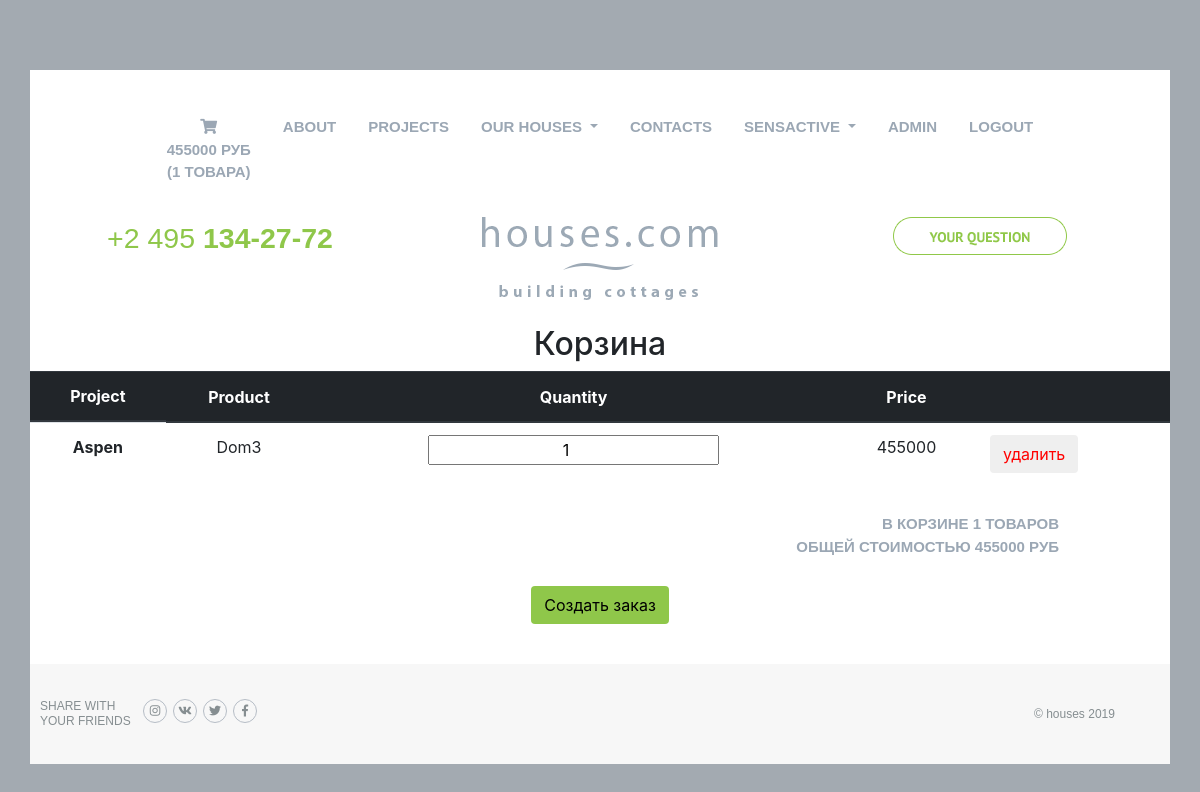
Page /basket/ (signed in) on the earlier database version.
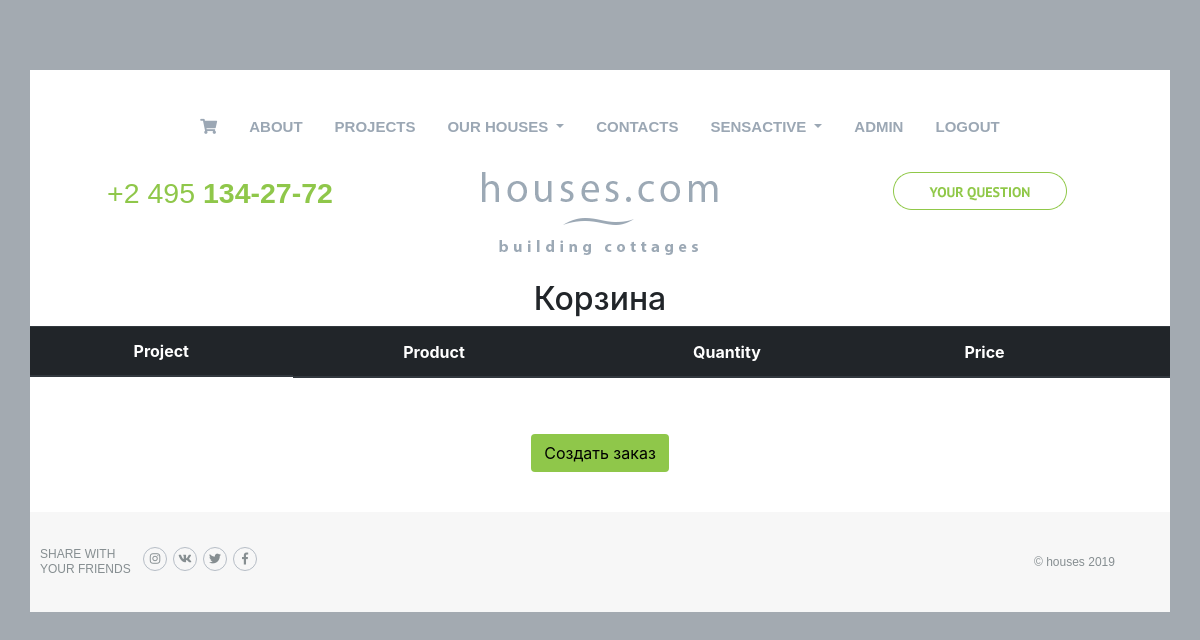
Same page on the later database version.
### basketapp/models.py (models this page shows, shortened)
class Basket(models.Model):
    user = models.ForeignKey(settings.AUTH_USER_MODEL, on_delete=models.CASCADE, related_name='basket')
    product = models.ForeignKey(Product, on_delete=models.CASCADE)
    quantity = models.PositiveIntegerField(verbose_name='количество', default=0)
    add_datetime = models.DateTimeField(verbose_name='время', auto_now_add=True)
    objects = BasketQuerySet.as_manager()
    @cached_property
    def product_cost(self):
        return self.product.price * self.quantity
    @cached_property
    def get_items(self):
        return self.user.basket.select_related()
    @property
    def total_quantity(self):
        _items = self.get_items
        _totalquantity = sum(list(map(lambda x: x.quantity, _items)))
        return _totalquantity
    @property
    def total_cost(self):
        _items = self.get_items
        _totalcost = sum(list(map(lambda x: x.product_cost, _items)))
        return _totalcost
    @cached_property
    def get_summary(self):
        __items = self.get_items
        return {
            'total_quantity': sum(list(map(lambda x: x.quantity, __items))),
            'total_cost': sum(list(map(lambda x: x.product_cost, __items))),
        }

### mainapp/models.py (models this page shows, shortened)
class Product(models.Model):
    name = models.CharField(max_length=32, unique=True, verbose_name='Название продукта')
    info = models.TextField(verbose_name='Описание продукта')
    price = models.PositiveIntegerField(verbose_name='Цена')
    img = models.ImageField(upload_to='products/%Y/%m/%d', verbose_name='Картинка продукта')
    category = models.ForeignKey(Category, on_delete=models.SET_NULL, null=True, blank=True, verbose_name='Проект')
    quantity = models.PositiveIntegerField(verbose_name='Количество на складе', default=0)
    is_active = models.BooleanField(verbose_name='активен', default=True)

class Category(models.Model):
    name = models.CharField(max_length=32, unique=True, verbose_name='Название проекта')
    info = models.TextField(verbose_name='Описание проекта')
    price = models.PositiveIntegerField(verbose_name='Цена от')
    img = models.ImageField(upload_to='categories/%Y/%m/%d', verbose_name='Картинка проекта')
    is_active = models.BooleanField(verbose_name='активна', default=True)

### basketapp/views.py (the view)
# urls.py: path('', basketapp.basket, name='view'),
@login_required
def basket(request):
    basket_items = Basket.objects.filter(user=request.user, product__is_active=True).order_by('product__category')
    content = {
        'basket_items': basket_items,
    }
    return render(request, 'basketapp/basket.html', content)

### mainapp/context_processors.py (called while the page is built)
def basket(request):
    basket = []
    if request.user.is_authenticated:
        basket = Basket.objects.filter(user=request.user)
    return {
        'basket': basket
    }

def get_categories(request):
    categories = get_links_menu() # кэшируем категории
    return {
        'categories': categories
    }

### mainapp/views.py (called while the page is built)
def get_links_menu():
    if settings.LOW_CACHE:
        key = 'links_menu'
        links_menu = cache.get(key)
        if links_menu is None:
            links_menu = Category.objects.filter(is_active=True)
            cache.set(key, links_menu)
        return links_menu
    else:
        return Category.objects.filter(is_active=True)

### basketapp/templates/basketapp/basket.html
{% extends 'mainapp/base.html' %}
{% load static %}
{% block content%}
    <div class="col-12 text-center">
        <h2>Корзина</h2>
    </div>
    {% include 'basketapp/include/inc_quantity.html' %}
    <div class="text-center">
        <button class="btn btn-default btn-round">
            <a class="btnToOrders" href="{% url 'ordersapp:order_create' %}">
                Создать заказ
            </a>
        </button>
    </div>
{% endblock %}

### mainapp/templates/mainapp/include/inc_menu.html (shortened to what this page needs)
<ul class="nav justify-content-center d-none d-lg-flex">
    <li class="nav-item">
        <a class="nav-link text-center" href={% url 'basketapp:view' %}>
            <i class="fas fa-shopping-cart"></i><br>
            {% if basket %}
                <span>
                    {% with basket_summary=basket.0.get_summary %}
                        {{ basket_summary.total_cost|floatformat:0 }} руб <br>
                        ({{ basket_summary.total_quantity }} товара)
                    {% endwith %}
                </span>
            {% endif %}
    </li>
    <li class="nav-item">
        <a class={% if request.resolver_match.url_name == 'main' %} 'nav-link nav-link_active'
        {% else %} nav-link
        {% endif %}
           href={% url 'mainapp:main' %}>About</a>
    </li>
    <li class="nav-item">
        <a class={% if request.resolver_match.url_name == 'projects' %} 'nav-link nav-link_active'
        {% else %} nav-link
        {% endif %}
           href={% url 'mainapp:projects' %}>Projects
    </li>
    <li class="nav-item dropdown">
        <a class="nav-link dropdown-toggle" href="#" id="navbarDropdown" role="button" data-toggle="dropdown" aria-haspopup="true" aria-expanded="false">
            Our houses
        </a>
    </li>
    <li class="nav-item">
        <a class={% if request.resolver_match.url_name == 'contacts' %} 'nav-link nav-link_active'
        {% else %} nav-link
        {% endif %}
           href={% url 'mainapp:contacts' %}>Contacts</a>
    </li>
    {% if user.is_authenticated %}
        <li class="nav-item">
            <div class="dropdown">
                <a class="dropdown-toggle nav-link" href="" data-toggle="dropdown">
                    {{ user.username|default:'User' }}
                </a>
            </div>
        </li>
    {% endif %}
    {% if user.is_superuser %}
        <li class="nav-item">
            <a class={% if request.resolver_match.app_name == 'adminapp' %} 'nav-link nav-link_active'
            {% else %} nav-link
            {% endif %} href="{% url 'adminapp:users' %}">admin</a>
        </li>
    {% endif %}
    <li class="nav-item">
        {% if user.is_authenticated %}
            <a class="nav-link" href="{% url 'authapp:logout' %}">logout</a>
        {% else %}
            <a class="nav-link" href="{% url 'authapp:login' %}">login</a>
        {% endif %}
    </li>
</ul>

### basketapp/templates/basketapp/include/inc_quantity.html (shortened to what this page needs)
{% load static %}
{% block quantity %}
    <div class="counter">
        <table class="table">
            <thead class="thead-dark">
            <tr class="text-center">
                <th scope="col" class="d-none d-sm-block">Project</th>
                <th scope="col">Product</th>
                <th scope="col">Quantity</th>
                <th scope="col">Price</th>
                <th scope="col"></th>
            </tr>
            </thead>
            <tbody>
            {% for item in basket_items %}
                <tr class="text-center">
                    <th class="d-none d-sm-block">{{ item.product.category.name }}</th>
                    <td>{{ item.product.name }}</td>
                    <td>
                        <div class="text-center">
                            <input class="text-center col-7" type="number" name="{{ item.pk }}" value="{{ item.quantity }}">
                        </div>
                    </td>
                    <td>{{ item.product_cost }}</td>
                    <td>
                        <button class="btn btn-round removeBtn d-none d-sm-flex">
                            <a href="{% url 'basketapp:remove' pk=item.pk %}">
                                удалить
                            </a>
                        </button>
                    </td>
                </tr>
            {% endfor %}
            </tbody>
        </table>
        <div class="totalCost nav-link">
            {% if basket_items %}
                <div class="col-12 text-right">
                    {% with basket_summary=basket.0.get_summary %}
                        В корзине {{ basket_summary.total_quantity }} товаров<br>
                        общей стоимостью {{ basket_summary.total_cost }} руб
                    {% endwith %}
                </div>
            {% endif %}
        </div>
    </div>
{% endblock %}

Differences in the rows shown:
removed Basket: product.category.name "Aspen", product.name "Dom3", quantity "1", product_cost "455000"
Other differences:
{{ basket_summary.total_cost|floatformat:0 }}: "455000" → (not shown)
{{ basket_summary.total_quantity }}: "1" → (not shown)
{{ basket_summary.total_cost }}: "455000" → (not shown)
text no longer shown: "РУБ ( ТОВАРА) В КОРЗИНЕ ТОВАРОВ ОБЩЕЙ СТОИМОСТЬЮ РУБ"
